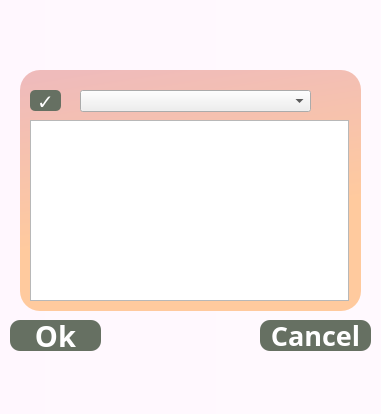
<?xml version="1.0" encoding="UTF-8"?>
<ui version="4.0">
 <class>Dialog</class>
 <widget class="QDialog" name="Dialog">
  <property name="geometry">
   <rect>
    <x>0</x>
    <y>0</y>
    <width>381</width>
    <height>414</height>
   </rect>
  </property>
  <property name="windowTitle">
   <string>Dialog</string>
  </property>
  <widget class="QLabel" name="bg_7">
   <property name="geometry">
    <rect>
     <x>-210</x>
     <y>-80</y>
     <width>1531</width>
     <height>841</height>
    </rect>
   </property>
   <property name="minimumSize">
    <size>
     <width>861</width>
     <height>721</height>
    </size>
   </property>
   <property name="font">
    <font>
     <weight>75</weight>
     <bold>true</bold>
    </font>
   </property>
   <property name="styleSheet">
    <string notr="true">background :qlineargradient(spread:pad, x1:0, y1:0, x2:1, y2:0, stop:0 rgba(255, 246, 254, 255), stop:1 rgba(255, 255, 255, 255));border-radius : 20;</string>
   </property>
   <property name="text">
    <string/>
   </property>
  </widget>
  <widget class="QPushButton" name="check_bt">
   <property name="geometry">
    <rect>
     <x>30</x>
     <y>90</y>
     <width>31</width>
     <height>21</height>
    </rect>
   </property>
   <property name="font">
    <font>
     <family>OCR A Extended</family>
     <pointsize>15</pointsize>
     <weight>75</weight>
     <bold>true</bold>
     <underline>false</underline>
    </font>
   </property>
   <property name="styleSheet">
    <string notr="true">QPushButton{
background-color:rgb(102, 112, 98);
border-radius : 5px;
color:white}</string>
   </property>
   <property name="text">
    <string>✓</string>
   </property>
  </widget>
  <widget class="QListWidget" name="listWidget">
   <property name="geometry">
    <rect>
     <x>30</x>
     <y>120</y>
     <width>319</width>
     <height>181</height>
    </rect>
   </property>
   <property name="font">
    <font>
     <family>OCR A Extended</family>
     <pointsize>15</pointsize>
    </font>
   </property>
  </widget>
  <widget class="QPushButton" name="okButton">
   <property name="geometry">
    <rect>
     <x>10</x>
     <y>320</y>
     <width>91</width>
     <height>31</height>
    </rect>
   </property>
   <property name="font">
    <font>
     <family>OCR A Extended</family>
     <pointsize>22</pointsize>
     <weight>75</weight>
     <bold>true</bold>
    </font>
   </property>
   <property name="styleSheet">
    <string notr="true">QPushButton{
background-color:rgb(102, 112, 98);
border-radius : 10px;
color:white}</string>
   </property>
   <property name="text">
    <string>Ok</string>
   </property>
  </widget>
  <widget class="QPushButton" name="cancelButton">
   <property name="geometry">
    <rect>
     <x>260</x>
     <y>320</y>
     <width>111</width>
     <height>31</height>
    </rect>
   </property>
   <property name="font">
    <font>
     <family>OCR A Extended</family>
     <pointsize>20</pointsize>
     <weight>75</weight>
     <bold>true</bold>
    </font>
   </property>
   <property name="styleSheet">
    <string notr="true">QPushButton{
background-color:rgb(102, 112, 98);
border-radius : 10px;
color:white}</string>
   </property>
   <property name="text">
    <string>Cancel</string>
   </property>
  </widget>
  <widget class="QComboBox" name="dtbox">
   <property name="geometry">
    <rect>
     <x>80</x>
     <y>90</y>
     <width>231</width>
     <height>22</height>
    </rect>
   </property>
  </widget>
  <widget class="QLabel" name="label_head">
   <property name="geometry">
    <rect>
     <x>10</x>
     <y>20</y>
     <width>361</width>
     <height>51</height>
    </rect>
   </property>
   <property name="font">
    <font>
     <pointsize>15</pointsize>
    </font>
   </property>
   <property name="whatsThis">
    <string>&lt;html&gt;&lt;head/&gt;&lt;body&gt;&lt;p&gt;&lt;span style=&quot; font-size:10pt;&quot;&gt;LOGIN&lt;/span&gt;&lt;/p&gt;&lt;p&gt;&lt;br/&gt;&lt;/p&gt;&lt;/body&gt;&lt;/html&gt;</string>
   </property>
   <property name="text">
    <string>&lt;html&gt;&lt;head/&gt;&lt;body&gt;&lt;p align=&quot;center&quot;&gt;&lt;span style=&quot; font-family:'OCR A Extended'; font-size:25pt; font-weight:600;&quot;&gt;&lt;/span&gt;&lt;/p&gt;&lt;/body&gt;&lt;/html&gt;</string>
   </property>
  </widget>
  <widget class="QLabel" name="bg_8">
   <property name="geometry">
    <rect>
     <x>20</x>
     <y>70</y>
     <width>341</width>
     <height>241</height>
    </rect>
   </property>
   <property name="font">
    <font>
     <weight>75</weight>
     <bold>true</bold>
    </font>
   </property>
   <property name="styleSheet">
    <string notr="true">background :qlineargradient(spread:pad, x1:0.420091, y1:0.988, x2:0.198636, y2:0, stop:0.3125 rgba(255, 202, 158, 255), stop:1 rgba(239, 187, 187, 255));border-radius : 20;</string>
   </property>
   <property name="text">
    <string/>
   </property>
  </widget>
  <zorder>bg_7</zorder>
  <zorder>bg_8</zorder>
  <zorder>check_bt</zorder>
  <zorder>listWidget</zorder>
  <zorder>okButton</zorder>
  <zorder>cancelButton</zorder>
  <zorder>dtbox</zorder>
  <zorder>label_head</zorder>
 </widget>
 <resources/>
 <connections/>
</ui>
